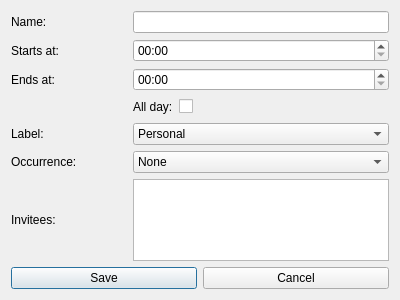
<?xml version="1.0" encoding="UTF-8"?>
<ui version="4.0">
 <class>Edit_dialog</class>
 <widget class="QDialog" name="Edit_dialog">
  <property name="geometry">
   <rect>
    <x>0</x>
    <y>0</y>
    <width>400</width>
    <height>300</height>
   </rect>
  </property>
  <property name="windowTitle">
   <string>Edit Event</string>
  </property>
  <property name="windowIcon">
   <iconset resource="../resources/clndr_res.qrc">
    <normaloff>:/calendar.ico</normaloff>:/calendar.ico</iconset>
  </property>
  <layout class="QGridLayout" name="gridLayout_2">
   <item row="0" column="0">
    <layout class="QGridLayout" name="gridLayout">
     <item row="5" column="1">
      <spacer name="horizontalSpacer_5">
       <property name="orientation">
        <enum>Qt::Horizontal</enum>
       </property>
       <property name="sizeHint" stdset="0">
        <size>
         <width>40</width>
         <height>20</height>
        </size>
       </property>
      </spacer>
     </item>
     <item row="6" column="1">
      <spacer name="horizontalSpacer_6">
       <property name="orientation">
        <enum>Qt::Horizontal</enum>
       </property>
       <property name="sizeHint" stdset="0">
        <size>
         <width>40</width>
         <height>20</height>
        </size>
       </property>
      </spacer>
     </item>
     <item row="4" column="2">
      <widget class="QComboBox" name="labelComboBox">
       <item>
        <property name="text">
         <string>Personal</string>
        </property>
       </item>
       <item>
        <property name="text">
         <string>Family</string>
        </property>
       </item>
       <item>
        <property name="text">
         <string>Work</string>
        </property>
       </item>
       <item>
        <property name="text">
         <string>School</string>
        </property>
       </item>
      </widget>
     </item>
     <item row="4" column="0">
      <widget class="QLabel" name="label_3">
       <property name="text">
        <string>Label:</string>
       </property>
      </widget>
     </item>
     <item row="2" column="1">
      <spacer name="horizontalSpacer_3">
       <property name="orientation">
        <enum>Qt::Horizontal</enum>
       </property>
       <property name="sizeHint" stdset="0">
        <size>
         <width>40</width>
         <height>20</height>
        </size>
       </property>
      </spacer>
     </item>
     <item row="1" column="2">
      <widget class="QTimeEdit" name="startTimeEdit">
       <property name="displayFormat">
        <string>HH:mm</string>
       </property>
      </widget>
     </item>
     <item row="1" column="0">
      <widget class="QLabel" name="startLabel">
       <property name="text">
        <string>Starts at:</string>
       </property>
      </widget>
     </item>
     <item row="0" column="2">
      <widget class="QLineEdit" name="nameLineEdit"/>
     </item>
     <item row="4" column="1">
      <spacer name="horizontalSpacer_4">
       <property name="orientation">
        <enum>Qt::Horizontal</enum>
       </property>
       <property name="sizeHint" stdset="0">
        <size>
         <width>40</width>
         <height>20</height>
        </size>
       </property>
      </spacer>
     </item>
     <item row="2" column="0">
      <widget class="QLabel" name="label_4">
       <property name="text">
        <string>Ends at:</string>
       </property>
      </widget>
     </item>
     <item row="2" column="2">
      <widget class="QTimeEdit" name="endTimeEdit">
       <property name="displayFormat">
        <string>HH:mm</string>
       </property>
      </widget>
     </item>
     <item row="0" column="0">
      <widget class="QLabel" name="nameLabel">
       <property name="text">
        <string>Name:</string>
       </property>
      </widget>
     </item>
     <item row="5" column="2">
      <widget class="QComboBox" name="comboBox_2">
       <item>
        <property name="text">
         <string>None</string>
        </property>
       </item>
       <item>
        <property name="text">
         <string>Daily</string>
        </property>
       </item>
       <item>
        <property name="text">
         <string>Weekly</string>
        </property>
       </item>
      </widget>
     </item>
     <item row="0" column="1">
      <spacer name="horizontalSpacer">
       <property name="orientation">
        <enum>Qt::Horizontal</enum>
       </property>
       <property name="sizeHint" stdset="0">
        <size>
         <width>40</width>
         <height>20</height>
        </size>
       </property>
      </spacer>
     </item>
     <item row="1" column="1">
      <spacer name="horizontalSpacer_2">
       <property name="orientation">
        <enum>Qt::Horizontal</enum>
       </property>
       <property name="sizeHint" stdset="0">
        <size>
         <width>40</width>
         <height>20</height>
        </size>
       </property>
      </spacer>
     </item>
     <item row="6" column="2">
      <widget class="QListView" name="listView">
       <property name="selectionMode">
        <enum>QAbstractItemView::MultiSelection</enum>
       </property>
      </widget>
     </item>
     <item row="5" column="0">
      <widget class="QLabel" name="occLabel">
       <property name="text">
        <string>Occurrence:</string>
       </property>
      </widget>
     </item>
     <item row="6" column="0">
      <widget class="QLabel" name="inviteesLabel">
       <property name="text">
        <string>Invitees:</string>
       </property>
      </widget>
     </item>
     <item row="3" column="0">
      <spacer name="horizontalSpacer_7">
       <property name="orientation">
        <enum>Qt::Horizontal</enum>
       </property>
       <property name="sizeHint" stdset="0">
        <size>
         <width>40</width>
         <height>20</height>
        </size>
       </property>
      </spacer>
     </item>
     <item row="3" column="1">
      <spacer name="horizontalSpacer_8">
       <property name="orientation">
        <enum>Qt::Horizontal</enum>
       </property>
       <property name="sizeHint" stdset="0">
        <size>
         <width>40</width>
         <height>20</height>
        </size>
       </property>
      </spacer>
     </item>
     <item row="3" column="2">
      <layout class="QHBoxLayout" name="horizontalLayout_2">
       <item>
        <widget class="QLabel" name="label">
         <property name="text">
          <string>All day:</string>
         </property>
        </widget>
       </item>
       <item>
        <widget class="QCheckBox" name="allDayCheckBox">
         <property name="text">
          <string/>
         </property>
        </widget>
       </item>
       <item>
        <spacer name="horizontalSpacer_9">
         <property name="orientation">
          <enum>Qt::Horizontal</enum>
         </property>
         <property name="sizeHint" stdset="0">
          <size>
           <width>40</width>
           <height>20</height>
          </size>
         </property>
        </spacer>
       </item>
      </layout>
     </item>
    </layout>
   </item>
   <item row="1" column="0">
    <layout class="QHBoxLayout" name="horizontalLayout">
     <item>
      <widget class="QPushButton" name="saveButton">
       <property name="text">
        <string>Save</string>
       </property>
      </widget>
     </item>
     <item>
      <widget class="QPushButton" name="cancelButton">
       <property name="text">
        <string>Cancel</string>
       </property>
      </widget>
     </item>
    </layout>
   </item>
  </layout>
 </widget>
 <resources>
  <include location="../resources/clndr_res.qrc"/>
 </resources>
 <connections/>
</ui>
